Frame 1 (no input): blank canvas, image omitted
Frame 60 (the mouse pressed at the canvas centre just before this capture): blank canvas, image omitted
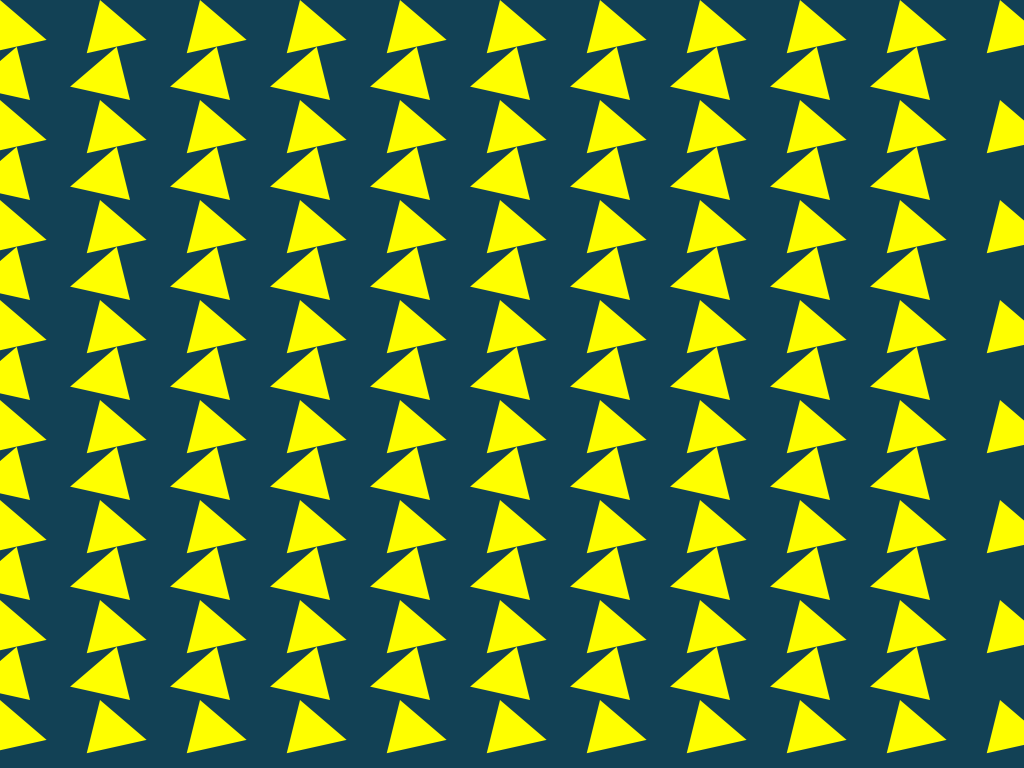
Frame 120 (the mouse held since frame 60 and released just before this capture)

The Processing sketch whose frames 1 and 60 were blank and that drew this single picture after the mouse press (run headless with seeded random() and noise(); from frame 60 on, the mouse is pressed at the canvas centre):

// Processing sketch: processing_147832
// ── processing_147832.pde

// Konkuk University
// Department of Dynamic Media
// SOS iDesign
// Name: KIM Jieun
// ID: 201420072

float angle;

void setup() {
  size (1024 ,768);
  smooth();
  //noLoop();
}

void draw() {
  background(18, 65, 85);
  noStroke();
  //fill(40, 99, 160, 30); 
  fill(255, 255, 0);

  for (int x1 = -70; x1 < width; x1 = x1+100) { 
    for (int y1 = 100; y1 < height ; y1 =y1+100) { 
      pushMatrix();
      translate(x1, y1);
      if (mousePressed) rotate(radians(float(mouseX)/2));
      else rotate(radians(angle));
      scale(float(mouseY)/700);
      triangle (0, 0, (0 + 50), ( 0-100), (0 +100), 0);
      popMatrix();
    }
  }

  for (int x1 = 0; x1 < width; x1 = x1+100) {
    for (int y1 = 0; y1 < height ; y1 = y1+100) { 
      pushMatrix();
      translate(x1, y1);
      if (mousePressed) rotate(-radians(float(mouseX)/2));
      else rotate(-radians(angle));
      scale(float(mouseY)/700);
      triangle (0, 0, (0 + 50), ( 0-100), (0 +100), 0);
      popMatrix();
    }
  }
  angle+=0.3;
  }
